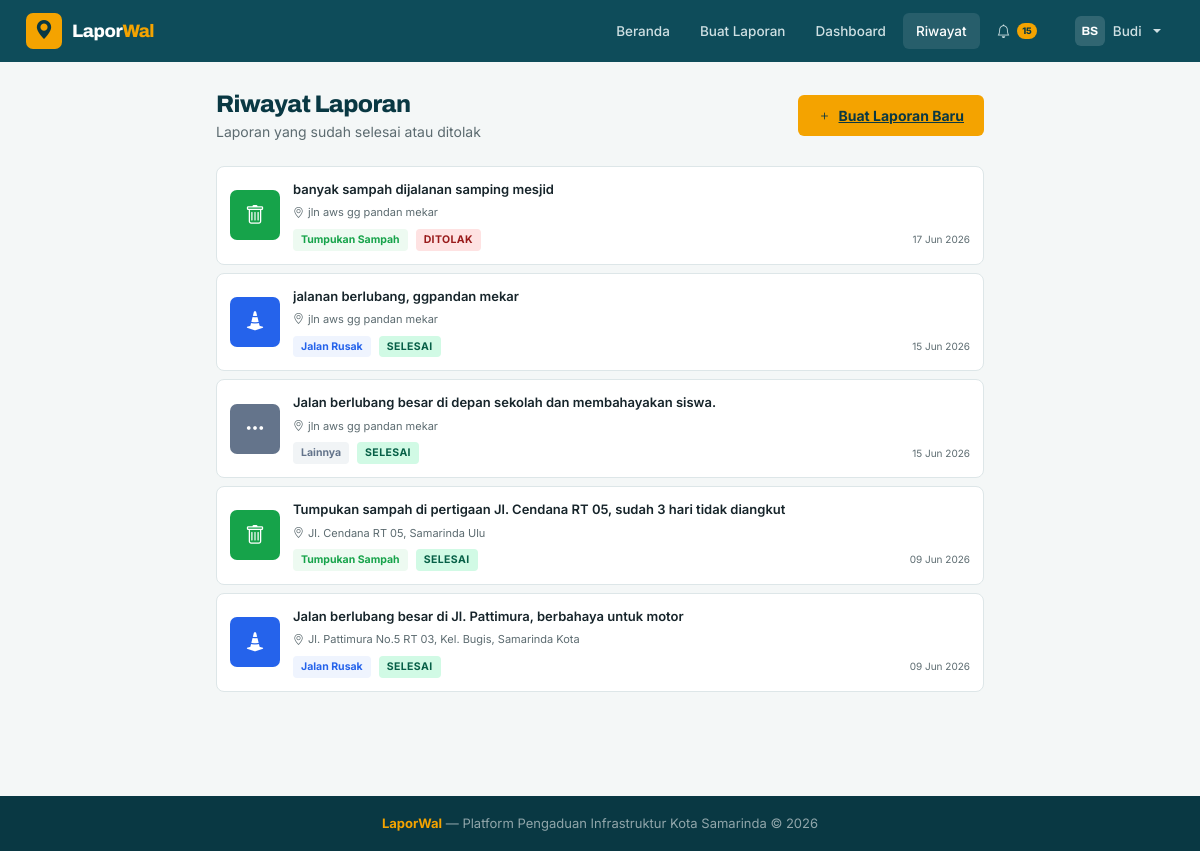
The page /riwayat/ (signed in) on the database its author committed.
### accounts/models.py (models this page shows, shortened)
class CustomUser(AbstractUser):
    phone = models.CharField(max_length=20, blank=True, verbose_name="Nomor HP")
    avatar = models.ImageField(upload_to='avatars/', blank=True, null=True, verbose_name="Foto Profil")
    kota = models.CharField(max_length=100, default='Samarinda', verbose_name="Kota")
    is_admin_dinas = models.BooleanField(default=False, verbose_name="Admin Dinas")
    class Meta:
        verbose_name = "Pengguna"
        verbose_name_plural = "Pengguna"
    def get_initials(self):
        parts = self.get_full_name().split()
        if len(parts) >= 2:
            return parts[0][0].upper() + parts[1][0].upper()
        elif self.first_name:
            return self.first_name[:2].upper()
        return self.username[:2].upper()

### laporan/models.py (models this page shows, shortened)
class Laporan(models.Model):
    KATEGORI_CHOICES = [
        ('jalan', 'Jalan Rusak'),
        ('sampah', 'Tumpukan Sampah'),
        ('lampu', 'Lampu Jalan Mati'),
        ('lainnya', 'Lainnya'),
    ]
    STATUS_CHOICES = [
        ('pending', 'Menunggu'),
        ('diproses', 'Diproses'),
        ('selesai', 'Selesai'),
        ('ditolak', 'Ditolak'),
    ]
    PRIORITAS_CHOICES = [
        ('rendah', 'Rendah'),
        ('sedang', 'Sedang'),
        ('tinggi', 'Tinggi'),
        ('darurat', 'Darurat'),
    ]
    nomor_laporan = models.CharField(max_length=20, unique=True, blank=True)
    pelapor = models.ForeignKey(
        settings.AUTH_USER_MODEL,
        on_delete=models.CASCADE,
        related_name='laporan_set',
        verbose_name="Pelapor"
    )
    foto = models.ImageField(upload_to=report_upload_path, verbose_name="Foto Laporan")
    deskripsi = models.TextField(verbose_name="Deskripsi Laporan")
    alamat = models.CharField(max_length=255, verbose_name="Alamat / Lokasi")
    latitude = models.DecimalField(max_digits=9, decimal_places=6, null=True, blank=True)
    longitude = models.DecimalField(max_digits=9, decimal_places=6, null=True, blank=True)
    kategori = models.CharField(max_length=20, choices=KATEGORI_CHOICES, default='lainnya')
    status = models.CharField(max_length=20, choices=STATUS_CHOICES, default='pending')
    prioritas = models.CharField(max_length=20, choices=PRIORITAS_CHOICES, default='sedang')
    ai_kategori = models.CharField(max_length=20, blank=True, null=True, verbose_name="Kategori AI")
    ai_confidence = models.IntegerField(default=0, verbose_name="Confidence AI (%)")
    catatan_admin = models.TextField(blank=True, verbose_name="Catatan Admin")
    dibuat_pada = models.DateTimeField(auto_now_add=True, verbose_name="Tanggal Lapor")
    diperbarui_pada = models.DateTimeField(auto_now=True, verbose_name="Terakhir Diperbarui")
    diselesaikan_pada = models.DateTimeField(null=True, blank=True, verbose_name="Tanggal Selesai")
    class Meta:
        verbose_name = "Laporan"
        verbose_name_plural = "Laporan"
        ordering = ['-dibuat_pada']
    def get_kategori_icon(self):
        icon_map = {
            'jalan': 'bi-cone-striped',
            'sampah': 'bi-trash',
            'lampu': 'bi-lightbulb',
            'lainnya': 'bi-three-dots',
        }
        return icon_map.get(self.kategori, 'bi-three-dots')
    def get_kategori_warna(self):
        warna_map = {
            'jalan': '#2563EB', 'sampah': '#16A34A',
            'lampu': '#D97706', 'lainnya': '#64748B',
        }
        return warna_map.get(self.kategori, '#64748B')

### laporan/views.py (the view)
# urls.py: path('riwayat/', views.riwayat_laporan, name='riwayat_laporan'),
@login_required
def riwayat_laporan(request):
    laporan_list = Laporan.objects.filter(
        pelapor=request.user,
        status__in=['selesai', 'ditolak']
    ).order_by('-dibuat_pada')
    return render(request, 'laporan/riwayat.html', {'laporan_list': laporan_list})

### templates/laporan/riwayat.html (shortened to what this page needs)
{% extends 'base.html' %}
{% block content %}
<div style="max-width:800px;margin:0 auto;padding:28px 16px 48px">
  <div class="d-flex align-items-center justify-content-between mb-4">
    <div>
      <h1 class="h-page" style="margin-bottom:2px">Riwayat Laporan</h1>
      <p class="section-sub mb-0">Laporan yang sudah selesai atau ditolak</p>
    </div>
    <a href="{% url 'buat_laporan' %}" class="btn-green"><i class="bi bi-plus"></i>Buat Laporan Baru</a>
  </div>
  {% for lap in laporan_list %}
  <a href="{% url 'detail_laporan' lap.pk %}" class="report-row">
    <div class="report-thumb" style="background:{{ lap.get_kategori_warna }}"><i class="bi {{ lap.get_kategori_icon }}"></i></div>
    <div style="flex:1;min-width:0">
      <p style="font-size:13px;font-weight:600;margin-bottom:5px;white-space:nowrap;overflow:hidden;text-overflow:ellipsis">{{ lap.deskripsi }}</p>
      <p class="section-sub mb-2" style="font-size:11px"><i class="bi bi-geo-alt me-1"></i>{{ lap.alamat|truncatechars:60 }}</p>
      <div class="d-flex align-items-center gap-2">
        <span class="badge-{{ lap.kategori }}">{{ lap.get_kategori_display }}</span>
        <span class="badge-{{ lap.status }}">{{ lap.get_status_display }}</span>
        <span class="section-sub" style="font-size:10px;margin-left:auto">{{ lap.dibuat_pada|date:"d M Y" }}</span>
      </div>
    </div>
  </a>
  {% empty %}
  <div class="text-center py-5 lw-card">
    <i class="bi bi-archive fs-1 d-block mb-3 text-green"></i>
    <p style="font-weight:600" class="mb-1">Belum ada riwayat laporan</p>
    <p class="section-sub small">Laporan selesai dan ditolak akan tampil di sini</p>
  </div>
  {% endfor %}
</div>
{% endblock %}

### templates/base.html (shortened to what this page needs)
<!DOCTYPE html>
<html lang="id">
<head>
  {% load static %}
  <link href="https://cdn.jsdelivr.net/npm/bootstrap@5.3.3/dist/css/bootstrap.min.css" rel="stylesheet">
  <link href="https://cdn.jsdelivr.net/npm/bootstrap-icons@1.11.3/font/bootstrap-icons.css" rel="stylesheet">
</head>
<body>
<nav class="lw-navbar">
  <a href="{% url 'beranda' %}" class="lw-brand">
    <div class="lw-brand-icon"><i class="bi bi-geo-alt-fill"></i></div>
    <span class="lw-brand-text">Lapor<b>Wal</b></span>
  </a>
  <div class="lw-nav-links">
    {% if user.is_authenticated %}
      {% if user.is_admin_dinas or user.is_staff %}
        <a href="{% url 'admin_dashboard' %}" class="lw-nav-link {% if request.resolver_match.url_name == 'admin_dashboard' %}active{% endif %}"><i class="bi bi-speedometer2"></i>Dashboard</a>
        <a href="{% url 'admin_laporan' %}" class="lw-nav-link {% if request.resolver_match.url_name == 'admin_laporan' %}active{% endif %}"><i class="bi bi-clipboard-data"></i>Laporan</a>
        <a href="{% url 'admin_pengguna' %}" class="lw-nav-link {% if request.resolver_match.url_name == 'admin_pengguna' %}active{% endif %}"><i class="bi bi-people"></i>Pengguna</a>
      {% else %}
        <a href="{% url 'beranda' %}" class="lw-nav-link {% if request.resolver_match.url_name == 'beranda' %}active{% endif %}">Beranda</a>
        <a href="{% url 'buat_laporan' %}" class="lw-nav-link {% if request.resolver_match.url_name == 'buat_laporan' %}active{% endif %}">Buat Laporan</a>
        <a href="{% url 'dashboard_user' %}" class="lw-nav-link {% if request.resolver_match.url_name == 'dashboard_user' %}active{% endif %}">Dashboard</a>
        <a href="{% url 'riwayat_laporan' %}" class="lw-nav-link {% if request.resolver_match.url_name == 'riwayat_laporan' %}active{% endif %}">Riwayat</a>
        <a href="{% url 'notifikasi' %}" class="lw-nav-link {% if request.resolver_match.url_name == 'notifikasi' %}active{% endif %}">
          <i class="bi bi-bell"></i>
          <span id="notif-badge-count" class="notif-badge d-none">0</span>
        </a>
      {% endif %}
      <div class="dropdown ms-2">
        <button class="lw-nav-link dropdown-toggle d-flex align-items-center gap-2" data-bs-toggle="dropdown">
          <div style="width:30px;height:30px;background:rgba(255,255,255,.15);border-radius:6px;display:flex;align-items:center;justify-content:center;font-size:12px;font-weight:700;color:#fff;font-family:var(--display)">
            {{ user.get_initials }}
          </div>
          <span class="d-none d-md-inline">{{ user.first_name|default:user.username }}</span>
        </button>
      </div>
    {% endif %}
  </div>
</nav>
{% block content %}{% endblock %}
<footer class="lw-footer">
  <b>LaporWal</b> &mdash; Platform Pengaduan Infrastruktur Kota Samarinda &copy; 2026
</footer>
</body>
</html>

### rows shown on the page
CustomUser: get_initials "BS", first_name "Budi"
Laporan: deskripsi "banyak sampah dijalanan samping mesjid", alamat "jln aws gg pandan mekar", kategori "Tumpukan Sampah", status "DITOLAK", dibuat_pada "17 Jun 2026"
Laporan: deskripsi "jalanan berlubang, ggpandan mekar", alamat "jln aws gg pandan mekar", kategori "Jalan Rusak", status "SELESAI", dibuat_pada "15 Jun 2026"
Laporan: deskripsi "Jalan berlubang besar di depan sekolah dan membahayakan siswa.", alamat "jln aws gg pandan mekar", kategori "Lainnya", status "SELESAI", dibuat_pada "15 Jun 2026"
Laporan: deskripsi "Tumpukan sampah di pertigaan Jl. Cendana RT 05, sudah 3 hari tidak diangkut", alamat "Jl. Cendana RT 05, Samarinda Ulu", kategori "Tumpukan Sampah", status "SELESAI", dibuat_pada "09 Jun 2026"
Laporan: deskripsi "Jalan berlubang besar di Jl. Pattimura, berbahaya untuk motor", alamat "Jl. Pattimura No.5 RT 03, Kel. Bugis, Samarinda Kota", kategori "Jalan Rusak", status "SELESAI", dibuat_pada "09 Jun 2026"
